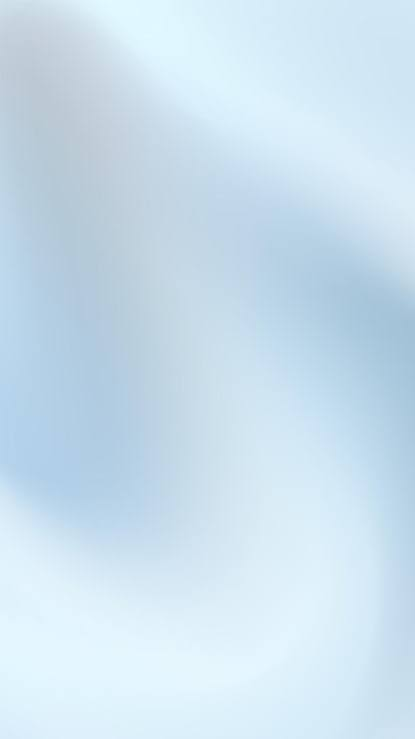
#> input picture Image Processing and Computer Vision/image/smooth.jpeg, 415 x 739 px
$ jupyter execute --allow-errors Tugas_PCD_Domain_Frekuensi.ipynb   (older library calls are emulated)
#> lines starting #> are read from the running program, lines starting #| are printed output that depends on the picture
# Tugas: Filtering Citra Berbasis Domain Frekuensi
Deskripsi Tugas
Cari beberapa jenis citra digital dengan karakteristik berbeda. Lakukan filtering menggunakan pendekatan domain frekuensi berbasis 2D FFT, kemudian lakukan analisis terhadap pengaruh setiap filter terhadap karakteristik citra.

## I. Frequency Domain Filtering
Implementasikan metode:

- Low-Pass Filter (LPF)
- High-Pass Filter (HPF)

Untuk setiap filter, variasikan nilai cutoff radius (D0) dan tunjukkan perbandingan hasil antar nilai D0.

## II. Dataset
Gunakan 3 citra digital, masing-masing mewakili satu karakteristik berikut:
- Citra 1 — Citra dengan tekstur halus
- Citra 2 — Citra dengan tepi/objek yang tajam
- Citra 3 — Citra dengan noise periodik

## III. Implementasi

Untuk setiap citra:
1. Input dan Preprocessing

- Load image
- Grayscale conversion

2. Visualisasi Spectrum

- Terapkan 2D FFT
- Tampilkan magnitude spectrum

3. Low-Pass Filter (LPF)

- Terapkan LPF dengan minimal 3 nilai D0 berbeda
- Tampilkan hasil rekonstruksi citra untuk setiap D0

4. High-Pass Filter (HPF)

- Terapkan HPF dengan minimal 3 nilai D0 berbeda
- Tampilkan hasil rekonstruksi citra untuk setiap D0

## IV. Analisis
Berikan analisis mengenai:
- Pada nilai D0 berapa detail citra mulai hilang (LPF) atau noise mulai muncul (HPF)?
- Rentang D0 yang paling optimal untuk masing-masing karakteristik citra
- Kesesuaian metode filter terhadap karakteristik citra

## Format Pengumpulan
Kumpulkan dalam satu folder ZIP dengan nama NRP_Nama_Filtering.zip, berisi:
- NRP_Nama_Filtering.ipynb (sudah dijalankan / semua output tersedia)
- File citra yang digunakan

[cell 1]
from pathlib import Path

import cv2
import numpy as np
import matplotlib.pyplot as plt

plt.rcParams['figure.dpi'] = 110


def load_grayscale(path):
    image = cv2.imread(str(path), cv2.IMREAD_GRAYSCALE)
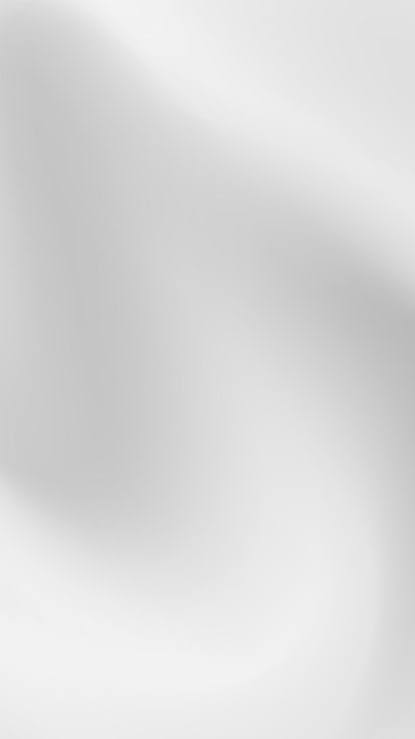
#> image: shape (739, 415); min 185, max 244, mean 219.2
    if image is None:
        raise FileNotFoundError(f'Citra tidak ditemukan atau tidak dapat dibaca: {path}')
    return image.astype(np.float32)


def distance_matrix(shape):
    rows, cols = shape
    y, x = np.ogrid[:rows, :cols]
    return np.sqrt((x - cols // 2) ** 2 + (y - rows // 2) ** 2)


def ideal_lpf(shape, d0):
    return (distance_matrix(shape) <= d0).astype(np.float32)


def ideal_hpf(shape, d0):
    return (distance_matrix(shape) > d0).astype(np.float32)


def frequency_filter(image, mask):
    spectrum = np.fft.fftshift(np.fft.fft2(image))
    filtered_spectrum = spectrum * mask
    result = np.real(np.fft.ifft2(np.fft.ifftshift(filtered_spectrum)))
    return np.clip(result, 0, 255)


def spectrum(image):
    shifted = np.fft.fftshift(np.fft.fft2(image))
    return np.log1p(np.abs(shifted))


def edge_energy(image):
    gx = cv2.Sobel(image, cv2.CV_32F, 1, 0, ksize=3)
    gy = cv2.Sobel(image, cv2.CV_32F, 0, 1, ksize=3)
    return float(np.mean(np.sqrt(gx * gx + gy * gy)))

[cell 2]
IMAGE_DIR = Path('image')
image_files = {
    'Tekstur halus': IMAGE_DIR / 'smooth.jpeg',
    'Tepi/objek tajam': IMAGE_DIR / 'sharp.jpeg',
    'Noise periodik': IMAGE_DIR / 'pnois2.jpg',
}
D0_VALUES = (10, 30, 60)

#> (the rest of this cell did not finish here and is left out)

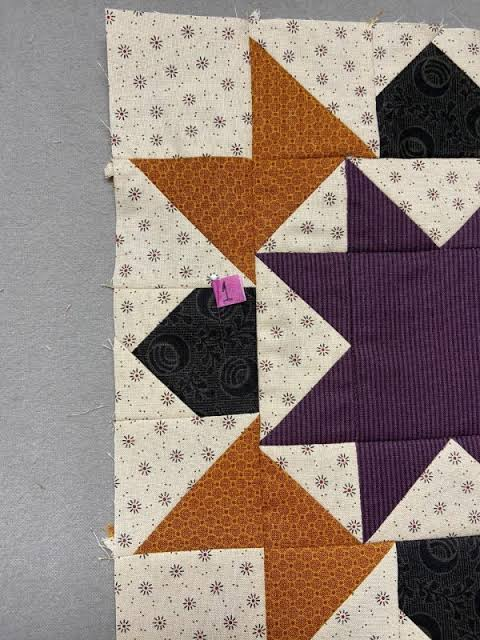
#> input picture Image Processing and Computer Vision/image/sharp.jpeg, 480 x 640 px
#> in load_grayscale (call 2), `image = cv2.imread(str(path), cv2.IMREAD_GRAYSCALE)`:
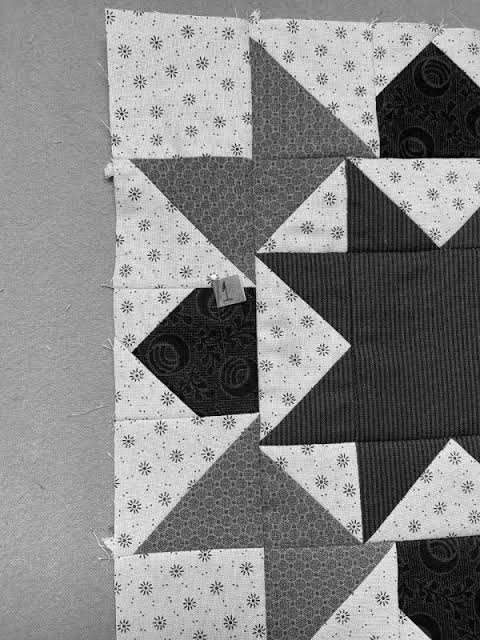
#> image: shape (640, 480); min 0, max 255, mean 133.6
